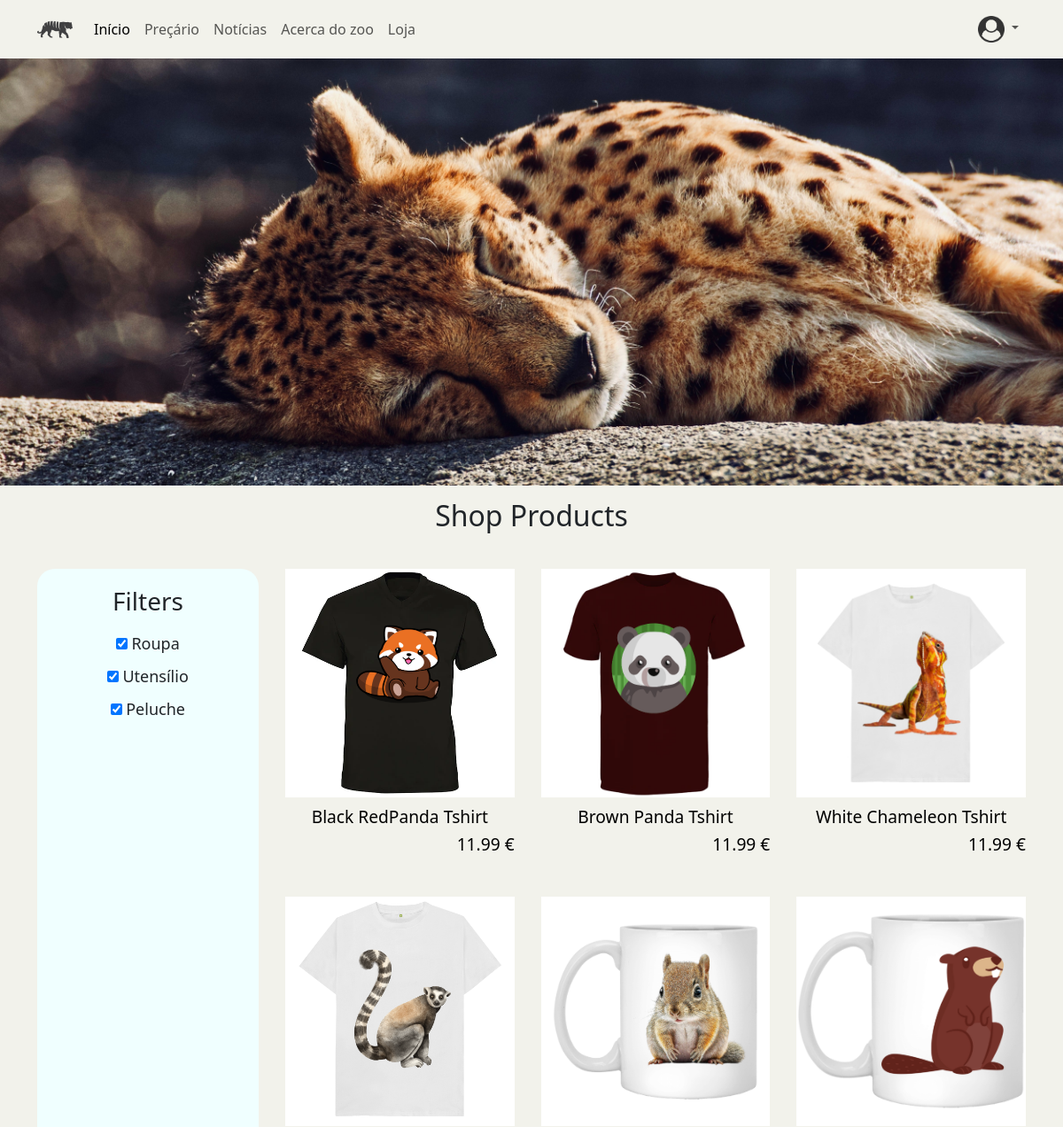
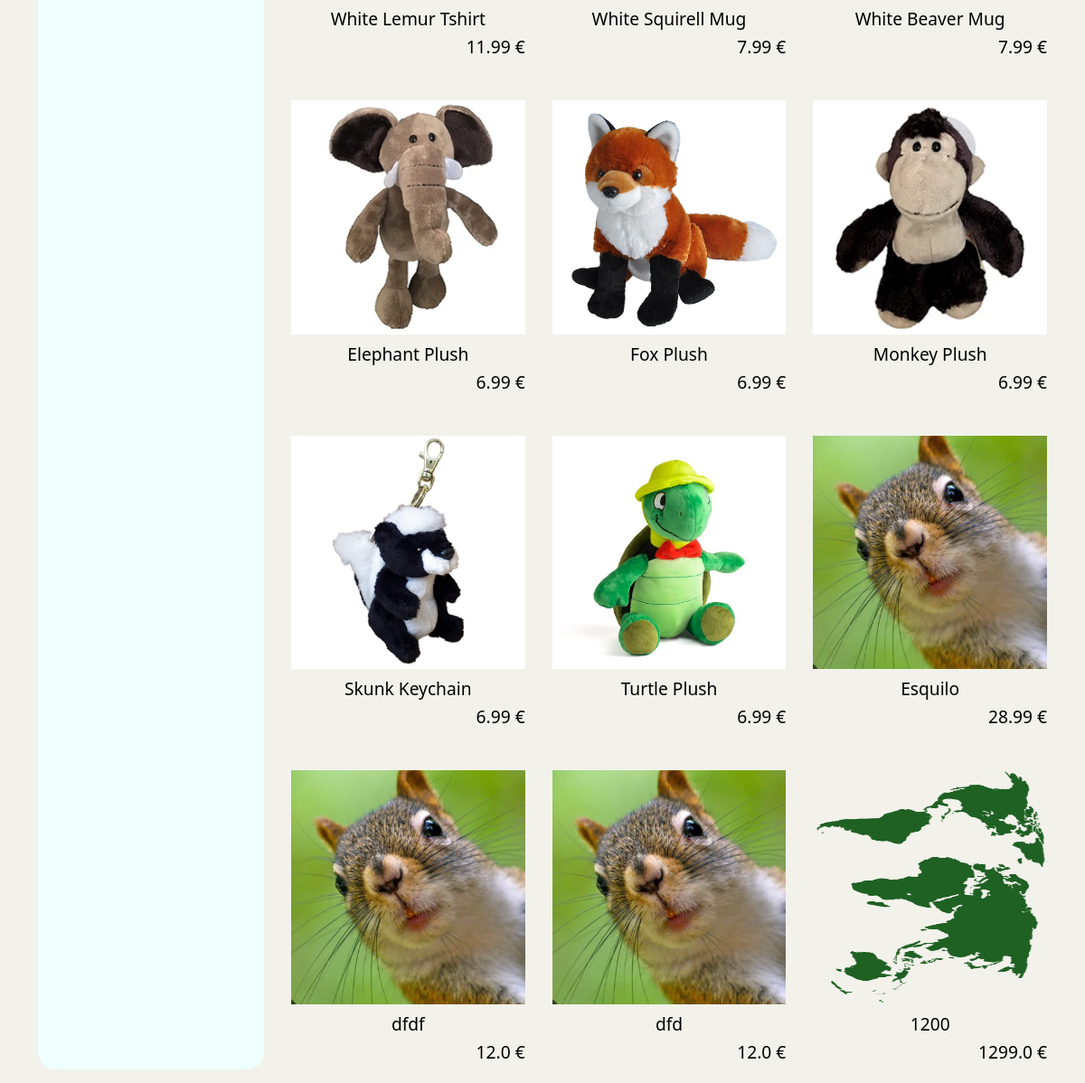
Page /shop on the committed database (2 pictures, top to bottom).
### ZOO_App/models.py (models this page shows)
class Produto(models.Model):
    designacao = models.CharField(max_length=50)
    preco = models.FloatField()
    categoria = models.CharField(max_length=50)
    imagem = models.FileField(upload_to="Products", null=True)
    descricao = models.CharField(max_length=100)
    ativo = models.BooleanField(default=True)

### ZOO_App/views.py (the view)
# urls.py: path('shop',views.render_shop, name='shop'),
def render_shop(request):
    product_list = Produto.objects.filter(ativo=True)
    product_types=  []
    for product in product_list:
        if product.categoria not in product_types:
            product_types.append(product.categoria)
    if request.user.is_authenticated:
        list = getProductsInCart(request)
        context = {'product_list': product_list,'all' :list, "product_types": product_types
        }
        return render(request, 'ZOO_App/shop_archive.html', context)
    context = {'product_list': product_list, "product_types": product_types
    }
    return render(request, 'ZOO_App/shop_archive.html', context)

### ZOO_App/templates/ZOO_App/shop_archive.html (shortened to what this page needs)
{%extends "./index.html"%}
{% load static %}
{%block head%}
<link rel="stylesheet" href="{%static 'css\styleShop.css' %}">
    <link href='https://unpkg.com/boxicons@2.1.4/css/boxicons.min.css' rel='stylesheet'>
{%endblock%}
{%block conteudo%}
<body>
    <img
    src="{%static 'Animals\leopard2.jpg' %}"
    alt="ups"
    style="width: 100%; height: auto"
  />
        <section class="shop container">
                <h2 class="section-title">Shop Products</h2>
            <div class="shop-content-w-filter">
                <aside class="filters text-center" style="background-color: azure; margin-top: 10px; border-radius: 20px;">
                    <h3 style="margin-top: 20px;">Filters</h3>
                    {% for produto in product_types %}
                    <input type="checkbox" id="type1" name="type1" value="{{produto}}" checked onchange="checkFilters(this)">
                    <label for="type1" style="font-size: large; margin-top: 10px;"> {{produto}}</label><br>
                    {% endfor %}
                </aside>
                <div class="shop-content">
                    {% for produto in product_list %}
                        <a class="product-box" name="{{produto.categoria}}" href="{% url 'ZOO_App:produto' produto.id%}">
                            <img src="{{ produto.imagem.url }}" alt="" class="product-image">
                            <h2 class="product-title">{{produto.designacao}}</h2>
                            <h4 class="product-price"> {{produto.preco}} € </h4>
                        </a>
                    {% endfor %}
                </div>
            </div>
        </section>
    {% endblock %}

### ZOO_App/static/css/styleShop.css (style rules this page uses)
.section-title, .cart-title { text-align: center; margin-bottom: 30px; }
.shop { margin-top: 15px; margin-bottom: 15px; }
.product-image, .product-title { width: 100%; }
.product-image { aspect-ratio: 1 / 1; }
.product-title { font-size:larger; text-align: center; margin-top: 10px; }
.product-price { font-size:larger; text-align: right; }
.shop-content-w-filter { display: grid; grid-template-columns: repeat(auto-fit, minmax(250px, auto)); gap: 30px; }
.shop-content { display: grid; grid-template-columns: repeat(auto-fit, minmax(250px, auto)); gap: 30px; }
.product-box { margin-top: 10px; text-decoration: none ; color: black; }

### ZOO_App/templates/ZOO_App/index.html (style rules this page uses)
a { text-decoration: none; }
body { padding: 0px; margin: 0px; width: 100%; background-color: rgb(242, 242, 235); }

### rows in the picture
Produto: product_types "Roupa", shows a picture, designacao "Black RedPanda Tshirt", preco "11.99"
Produto: product_types "Utensílio", shows a picture, designacao "White Squirell Mug", preco "7.99"
Produto: product_types "Peluche", shows a picture, designacao "Elephant Plush", preco "6.99"
Produto: shows a picture, designacao "Brown Panda Tshirt", preco "11.99"
Produto: shows a picture, designacao "White Chameleon Tshirt", preco "11.99"
Produto: shows a picture, designacao "White Lemur Tshirt", preco "11.99"
Produto: shows a picture, designacao "White Beaver Mug", preco "7.99"
Produto: shows a picture, designacao "Fox Plush", preco "6.99"
Produto: shows a picture, designacao "Monkey Plush", preco "6.99"
Produto: shows a picture, designacao "Skunk Keychain", preco "6.99"
Produto: shows a picture, designacao "Turtle Plush", preco "6.99"
Produto: imagem (picture), designacao "Esquilo", preco "28.99"
Produto: imagem (picture), designacao "dfdf", preco "12.0"
Produto: imagem (picture), designacao "dfd", preco "12.0"
Produto: imagem (picture), designacao "1200", preco "1299.0"
